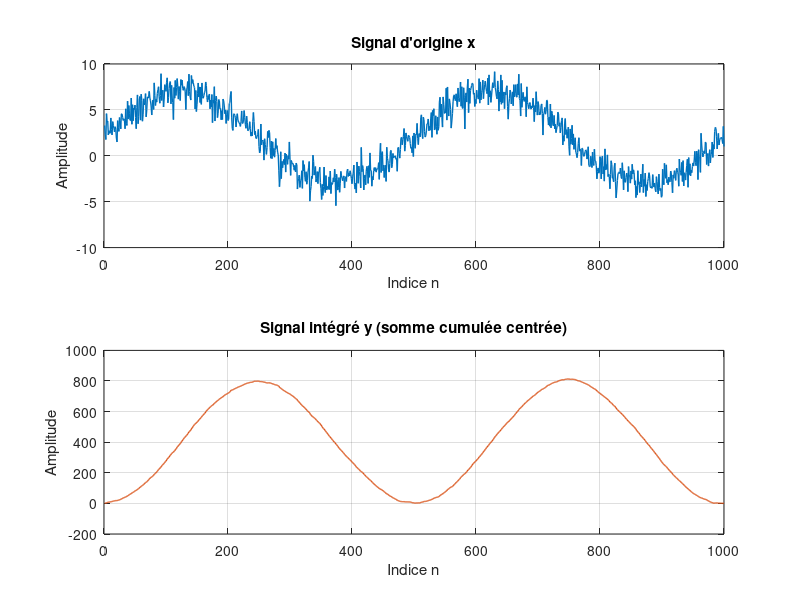
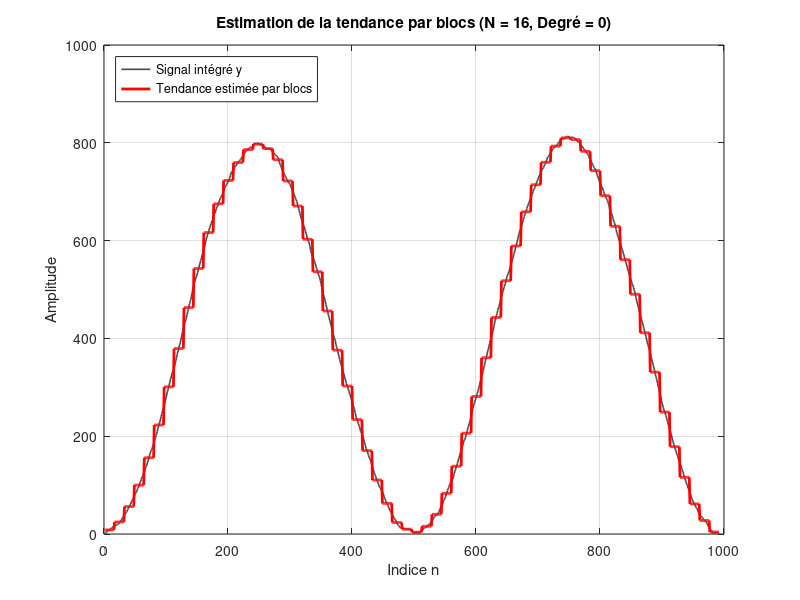
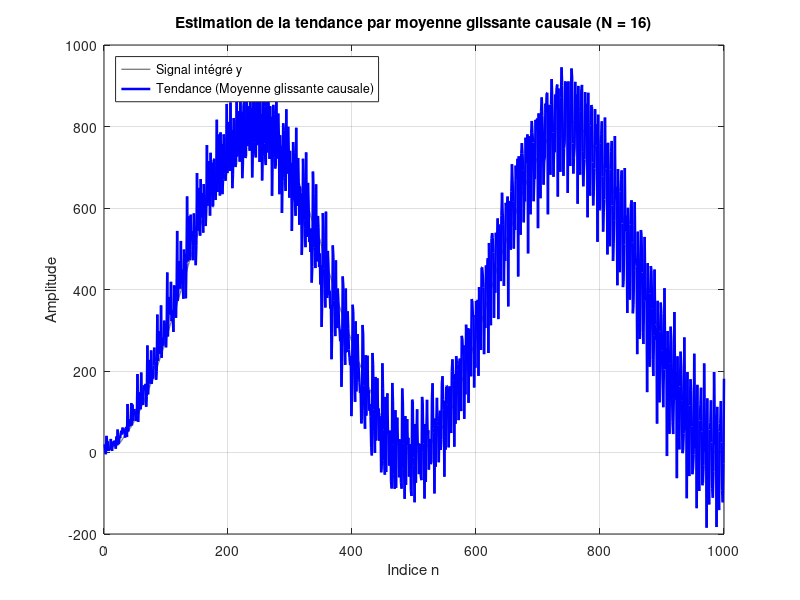
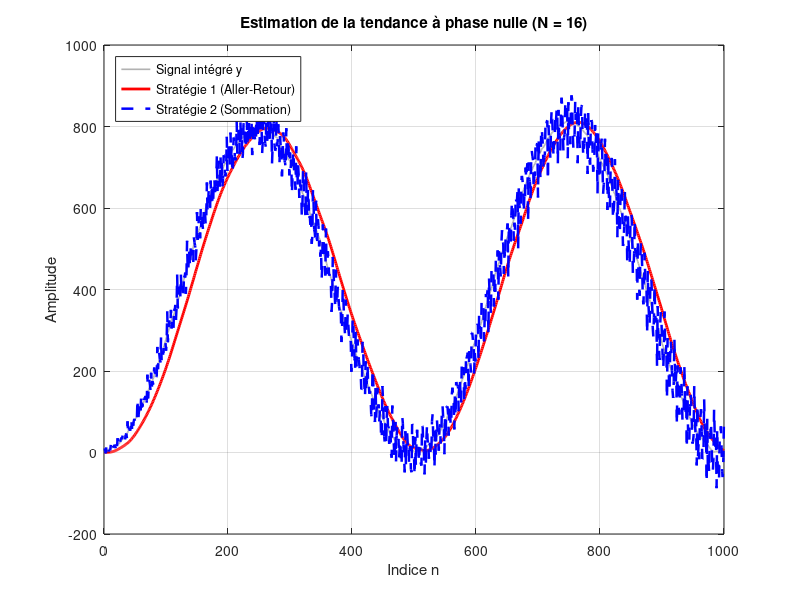

MATLAB code to generate these figures, in order:
clear; clc;

%%%%%%%%%%%%%%%%%%%%%%%%%%%%%%%%%%%%%%%%%%%%%%%
% étape 0 génération d'un signal pour les tests
%%%%%%%%%%%%%%%%%%%%%%%%%%%%%%%%%%%%%%%%%%%%%%%
% taille du signal
M = 1000; 
% signal
t1 = 1:M;
% x = 5 * sin(2*pi*2*t1/M); 

m = 2;
sigma_carre = 1;
bruit = sqrt(sigma_carre) * randn(1,M) + m;
signal_utile = 5 * sin(2*pi*2*t1/M); 
x = signal_utile + bruit;



%%%%%%%%%%%%%%%%%%%%%%%%%%%%%%%%%%%
% étape 1 centrage puis intégration
%%%%%%%%%%%%%%%%%%%%%%%%%%%%%%%%%%%

x_centre = x - mean(x);
% intégration par méthode des rectangles
%%% cumtrapz pour la méthode des trapèzes
y = cumsum(x_centre); 

%%%%%%%%%%%%%%%%%%%%%%%%%%%%%%%%%%%
% étape 2a décomposition en blocs
%%%%%%%%%%%%%%%%%%%%%%%%%%%%%%%%%%%

% choix de la méthode de tendance 
% 0 = par la moyenne
% 1 = par droite de régression
choix = 0;

% on fixe la taille d'un bloc
N = 16; 

M = length(y);
% L est le nombre de blocs
L = floor(M/N);
% on ajuste la taille de y (toujours le signal intégré)
% aux nombres de blocs complets
y_ajuste = y(1:L*N);

% définition de la tendance
tendance = zeros(size(y_ajuste));

% Vecteur temps pour 1 bloc
t = (1:N)';

for i = 1:L
    debut = (i-1)*N +1;
    fin = i*N;
    bloc = y_ajuste(debut:fin);

    if choix == 0
        % modèle par la moyenne : (degré 0)
        val_tendance = mean(bloc);
        bloc_tendance = val_tendance * ones(N,1);
    else
        % modèle par droite de régression (degré 1)
        p = polyfit(t, block, 1);
        bloc_tendance = polyval(p,t);
    end
    tendance(debut:fin) = bloc_tendance;
end

%%%%%%%%%%% plot %%%%%%%%%%% 

% % Figure 1 : Signal d'origine et signal intégré
figure('Name', 'Étapes 0 et 1 : Signal et Intégration', 'Color', 'w');

subplot(2,1,1);
plot(x, 'Color', [0 0.447 0.741], 'LineWidth', 1);
title('Signal d''origine x');
xlabel('Indice n'); ylabel('Amplitude');
grid on;

subplot(2,1,2);
plot(y, 'Color', [0.85 0.325 0.098], 'LineWidth', 1);
title('Signal intégré y (somme cumulée centrée)');
xlabel('Indice n'); ylabel('Amplitude');
grid on;

% Figure 2 : Signal intégré et sa tendance estimée par morceaux
figure('Name', 'Étape 2a : Estimation de la tendance', 'Color', 'w');
plot(y_ajuste, 'Color', [0.3 0.3 0.3], 'LineWidth', 1.2, 'DisplayName', 'Signal intégré y');
hold on;
plot(tendance, 'r-', 'LineWidth', 2, 'DisplayName', 'Tendance estimée par blocs');
legend('Location', 'northwest');
title(['Estimation de la tendance par blocs (N = ', num2str(N), ', Degré = ', num2str(choix), ')']);
xlabel('Indice n'); ylabel('Amplitude');
grid on;
hold off;

%%%%%%%%%%% fin plot %%%%%%%%%%% 


%%%%%%%%%%%%%%%%%%%%%%%%%%%%%%%%%%%
% étape 2b filtre passe-bas
%%%%%%%%%%%%%%%%%%%%%%%%%%%%%%%%%%%

% taille de la fenêtre (N = 16)

% définition de la réponse impulsionnelle
b = (1/N) * ones(1, N);
a = 1;

% filtrage sur y
tendance_2b = filter(a,b,y);

% recalage du signal pour compenser le retard de (N-1)/2

retard = (N-1)/2;

%%%%%%%%%%%%%%%%%%%%%%%%%%%%%%%%%%%%%%%%%%%%%%%
% Plot Étape 2b
%%%%%%%%%%%%%%%%%%%%%%%%%%%%%%%%%%%%%%%%%%%%%%%
figure('Name', 'Étape 2b : Filtrage passe-bas (Moyenne glissante)', 'Color', 'w');
plot(y, 'Color', [0.5 0.5 0.5], 'LineWidth', 1, 'DisplayName', 'Signal intégré y');
hold on;
plot(tendance_2b, 'b-', 'LineWidth', 1.8, 'DisplayName', 'Tendance (Moyenne glissante causale)');
legend('Location', 'northwest');
title(['Estimation de la tendance par moyenne glissante causale (N = ', num2str(N), ')']);
xlabel('Indice n'); ylabel('Amplitude');
grid on;
%%%%%%%%%%%%%%%%%%%%%%%%%%%%%%%%%%%%%%%
%%%%%%%%%%% fin plot %%%%%%%%%%% 
%%%%%%%%%%%%%%%%%%%%%%%%%%%%%%%%%%%%%%%

%%%%%%%%%%%%%%%%%%%%%%%%%%%%%%%%%%%
% étape 2c décomposition en blocs
%%%%%%%%%%%%%%%%%%%%%%%%%%%%%%%%%%%

% ===================================
% Strat 1
% ===================================

g_s1 = filter(b,a,y);
% g_inverse = g(-n)
g_s1_inverse = flipud(g_s1);
r_s1 = filter(b,a,g_s1_inverse);
tendance_s1 = flipud(r_s1);

% ===================================
% Strat 2
% ===================================

g_s2 = filter(a,b,y);

y_s2_inverse = flipud(y);

r_s2 = filter(b,a,y_s2_inverse);

tendance_s2 = (g_s2 + flipud(r_s2)) / 2;

%%%%%%%%%%%%%%%%%%%%%%%%%%%%%%%%%%%%%%%%%%%%%%%
% Plot Étape 2c
%%%%%%%%%%%%%%%%%%%%%%%%%%%%%%%%%%%%%%%%%%%%%%%
figure('Name', 'Étape 2c : Filtres à phase nulle (Stratégies 1 et 2)', 'Color', 'w');
plot(y, 'Color', [0.7 0.7 0.7], 'LineWidth', 1.2, 'DisplayName', 'Signal intégré y');
hold on;
plot(tendance_s1, 'r-', 'LineWidth', 2, 'DisplayName', 'Stratégie 1 (Aller-Retour)');
plot(tendance_s2, 'b--', 'LineWidth', 1.8, 'DisplayName', 'Stratégie 2 (Sommation)');
legend('Location', 'northwest');
title(['Estimation de la tendance à phase nulle (N = ', num2str(N), ')']);
xlabel('Indice n'); ylabel('Amplitude');
grid on;
hold off;

%%%%%%%%%%%%%%%%%%%%%%%%%%%%%%%%%%%
% étape 3 tendance retranchée
%%%%%%%%%%%%%%%%%%%%%%%%%%%%%%%%%%%

r = y - tendance_s1;

% puissance des flucuations
P_N = mean(r.^2);

fprintf('Pour une taille de bloc N = %d, la puissance P(N) vaut : %.4f\n', N, P_N);

%%%%%%%%%%%%%%%%%%%%%%%%%%%%%%%%%%%%%%%%%%%%%%%
% étape 4 : log-log et droite de régression
%%%%%%%%%%%%%%%%%%%%%%%%%%%%%%%%%%%%%%%%%%%%%%%

vecteur_N = (3 : floor(M/2))';
nb_N = length(vecteur_N);

P_N = zeros(nb_N, 1);

for k = 1:nb_N
    N_courant = vecteur_N(k);
    
% Étape 2a
    L = floor(M / N_courant);
    y_tronque = y(1 : L * N_courant);
    tendance_loc = zeros(L * N_courant, 1);
    t_loc = (1:N_courant)';
    
    for i = 1:L
        idx = (i-1)*N_courant + 1 : i*N_courant;
        p = polyfit(t_loc, y_tronque(idx), 1);
        tendance_loc(idx) = polyval(p, t_loc);
    end
    
% Étape 3
    r_loc = y_tronque - tendance_loc;
    P_N(k) = mean(r_loc(:).^2);
end

log_N = log10(vecteur_N);
log_P = log10(P_N);

p_droite = polyfit(log_N, log_P, 1);
pente = p_droite(1);

% Reconstruction de la droite théorique pour le tracé graphique
droite_fit = polyval(p_droite, log_N);

fprintf('===============================================\n');
fprintf('MARQUEUR OBTENUE (Pente de la droite) : %.4f\n', pente);
fprintf('===============================================\n');

%%%%%%%%%%%%%%%%%%%%%%%%%%%%%%%%%%%%%%%%%%%%%%%
% Plot Étape 4
%%%%%%%%%%%%%%%%%%%%%%%%%%%%%%%%%%%%%%%%%%%%%%%
figure('Name', 'Étape 4 : Graphique Log-Log et Pente (DFA)', 'Color', 'w');

% Tracé des points calculés pour chaque N
plot(log_N, log_P, 'o', 'MarkerSize', 4, 'MarkerFaceColor', [0 0.447 0.741], 'DisplayName', 'Points mesurés (log(P(N)) vs log(N))');
hold on;

% Tracé de la droite de régression
plot(log_N, droite_fit, 'r-', 'LineWidth', 2, 'DisplayName', sprintf('Droite d''ajustement (Pente \\alpha = %.3f)', pente));

grid on;
xlabel('log_{10}(N)', 'FontWeight', 'bold');
ylabel('log_{10}(P(N))', 'FontWeight', 'bold');
title('Étape 4 : Détermination de la pente en échelle Log-Log');
legend('Location', 'northwest');
hold off;
